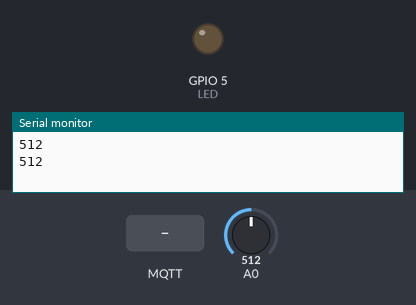
Bench run of a sketch on a simulated ESP8266 (NodeMCU). Parts: output pins drawn as LEDs (lit = HIGH), the last lines printed to the serial monitor. The test bench sets the inputs (shaded band); at power-on: A0 = 512. WiFi joins after 1.5 s; servers stay silent unless stated; no MQTT or app messages arrive unless stated.

Above: at 2.7 s.
2.8 s: MQTT message "on" arrives on the second subscribed topic
At 3.1 s:
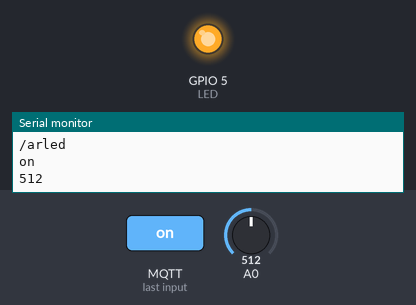
7.3 s: MQTT message "off" arrives on the second subscribed topic
At 7.7 s:
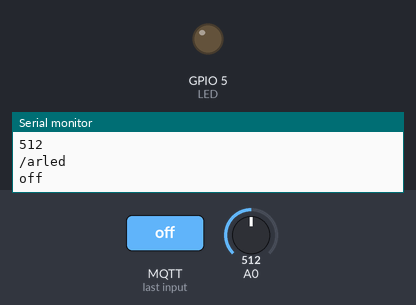
Timing chart, 0 to 9.8 s (numbered marks = the images above; inputs shaded):
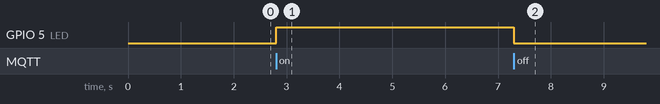

Measured:
- after the input at 2.8 s, GPIO 5 (LED): LOW → HIGH at once
- after the input at 7.3 s, GPIO 5 (LED): HIGH → LOW at once

The sketch:

api.ino
```cpp
#include <ESP8266WiFi.h>
#include <PubSubClient.h>

// WiFi/MQTT parameters
#define WLAN_SSID       "PizzaTheHut"
#define WLAN_PASS       "fbivan"
#define BROKER_IP       "192.168.1.97"

//pins
#define LED 5

// vars
int lightstate;
char number[50];

WiFiClient client;
PubSubClient mqttclient(client);

void callback (char* topic, byte* payload, unsigned int length) {
  Serial.println(topic);
  Serial.write(payload, length); //print incoming messages
  Serial.println("");

  payload[length] = '\0'; // add null terminator to byte payload so we can treat it as a string

  if (strcmp(topic, "/arled") == 0){
     if (strcmp((char *)payload, "on") == 0){
        digitalWrite(LED, HIGH);
     } else if (strcmp((char *)payload, "off") == 0){
        digitalWrite(LED, LOW);
     }
  }
}

void setup() {
  Serial.begin(9600);

   // setup pin as output
  pinMode(LED, OUTPUT);

  // connect to wifi
  WiFi.mode(WIFI_STA);
  WiFi.begin(WLAN_SSID, WLAN_PASS);
  while (WiFi.status() != WL_CONNECTED) {
    delay(500);
    Serial.print(F("."));
  }

  Serial.println(F("WiFi connected"));
  Serial.println(F("IP address: "));
  Serial.println(WiFi.localIP());

  // connect to mqtt server
  mqttclient.setServer(BROKER_IP, 1883);
  mqttclient.setCallback(callback);
  connect();

}

void loop() {
  if (!mqttclient.connected()) {
    connect();
  }
  mqttclient.loop();

  //vars to keep track of time
  static const unsigned long REFRESH_INTERVAL = 1000; // ms
  static unsigned long lastRefreshTime = 0;


  //if time between now and last update is more than time interval
  if(millis() - lastRefreshTime >= REFRESH_INTERVAL)
  {
    lastRefreshTime += REFRESH_INTERVAL;
    lightstate = analogRead(A0);
    sprintf(number, "%d", lightstate);
    mqttclient.publish("/light",number); // send message
    Serial.println(number);
  }

}

void connect() {
  while (WiFi.status() != WL_CONNECTED) {
    Serial.println(F("Wifi issue"));
    delay(3000);
  }
  Serial.print(F("Connecting to MQTT server... "));
  while(!mqttclient.connected()) {
    if (mqttclient.connect(WiFi.macAddress().c_str())) {
      Serial.println(F("MQTT server Connected!"));

       mqttclient.subscribe("/light");
       mqttclient.subscribe("/arled");

    } else {
      Serial.print(F("MQTT server connection failed! rc="));
      Serial.print(mqttclient.state());
      Serial.println("try again in 10 seconds");
      // Wait 5 seconds before retrying
      delay(20000);
    }
  }
}
```
